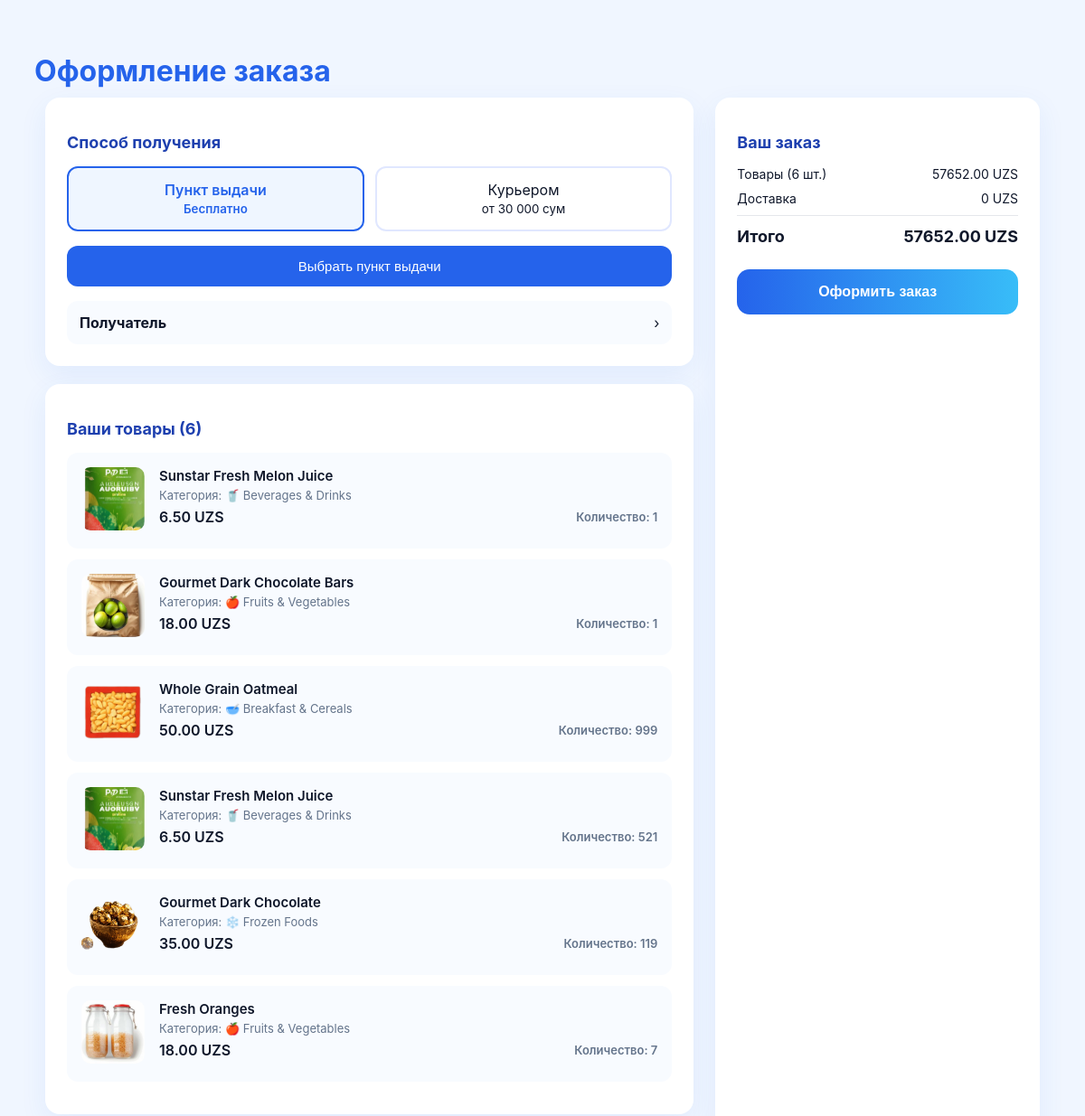
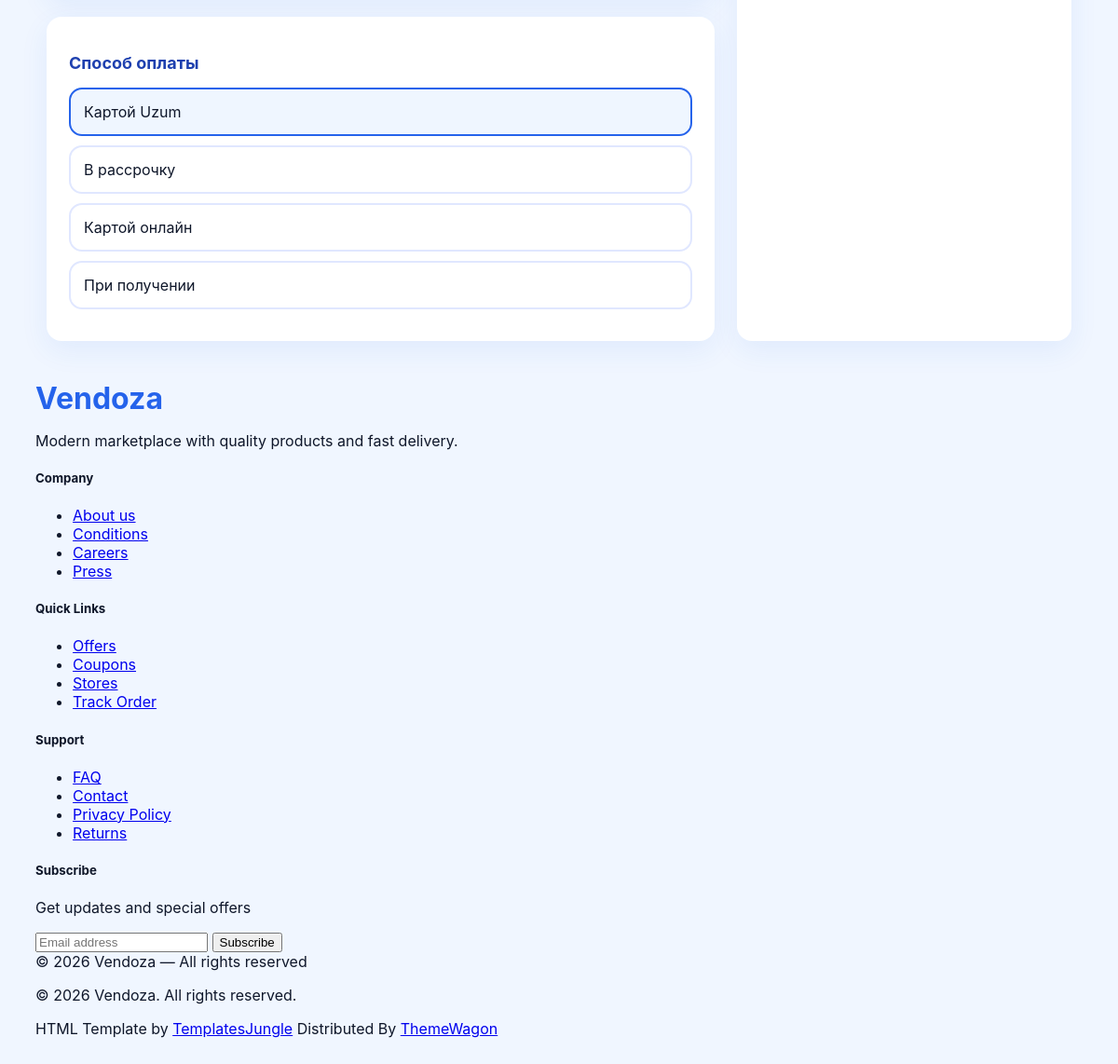
Screenshot of /zakaz/ with the database file from the repository (2 pictures, top to bottom).
### pages/models.py (models this page shows, shortened)
class CartItem(models.Model):
    user = models.ForeignKey(
        User,
        on_delete=models.CASCADE,
        related_name='cart_items',
        null=True,
        blank=True,
        verbose_name='Пользователь'
    )
    session_key = models.CharField(max_length=40, null=True, blank=True, verbose_name='Ключ сессии')
    product = models.ForeignKey(Product, on_delete=models.CASCADE, verbose_name='Продукт')
    quantity = models.PositiveIntegerField(default=1, verbose_name='Количество')
    added_at = models.DateTimeField(auto_now_add=True, null=True, blank=True)
    class Meta:
        verbose_name = 'Элемент корзины'
        verbose_name_plural = 'Элементы корзины'
        ordering = ['-added_at']
    def get_subtotal(self):
        return self.product.price * self.quantity

class Product(models.Model):
    UNIT_CHOICES = [
        ('kg', 'Kilogram'),
        ('pcs', 'Pieces'),
    ]
    name = models.CharField(max_length=200, verbose_name='Название')
    description = models.TextField(blank=True, default='No description', verbose_name='Описание')
    category = models.ForeignKey(Category, on_delete=models.SET_NULL, null=True, blank=True, verbose_name='Категория')
    price = models.DecimalField(max_digits=10, decimal_places=2, verbose_name='Цена')
    image = models.ImageField(upload_to='products/', blank=True, null=True, verbose_name='Изображение')
    unit_type = models.CharField(max_length=10, choices=UNIT_CHOICES, default='pcs', verbose_name='Единица измерения')
    created_at = models.DateTimeField(default=timezone.now, verbose_name='Дата создания')
    updated_at = models.DateTimeField(auto_now=True, verbose_name='Дата обновления')
    class Meta:
        verbose_name = 'Продукт'
        verbose_name_plural = 'Продукты'
        ordering = ['-created_at']

class Category(models.Model):
    name = models.CharField(max_length=255, verbose_name='Название')
    slug = models.SlugField(unique=True, blank=True, verbose_name='Слаг')
    image = models.ImageField(upload_to='category_images/', blank=True, null=True, verbose_name='Изображение')
    class Meta:
        verbose_name = 'Категория'
        verbose_name_plural = 'Категории'
        ordering = ['name']

### pages/views.py (the view, shortened to what this page needs)
# urls.py: path('zakaz/', views.zakaz_view, name='zakaz'),
def zakaz_view(request):
    if request.user.is_authenticated:
        cart_items = CartItem.objects.filter(user=request.user)
    else:
        session_key = request.session.session_key
        if not session_key:
            request.session.create()
            session_key = request.session.session_key
        cart_items = CartItem.objects.filter(session_key=session_key)
    subtotal = sum(item.get_subtotal() for item in cart_items)
    context = {
        'cart_items': cart_items,
        'subtotal': subtotal,
        'shipping': 0,
        'total': subtotal,
    }
    return render(request, 'zakaz.html', context)

### templates/zakaz.html (shortened to what this page needs)
{% load static %}
<!DOCTYPE html>
<html lang="ru">
<head>
</head>
<body>
<h1>Оформление заказа</h1>
<div class="container">
    <div>
        <div class="card">
            <h2>Способ получения</h2>
            <div class="delivery-types">
                <div class="delivery-type active">Пункт выдачи<br><small>Бесплатно</small></div>
                <div class="delivery-type">Курьером<br><small>от 30 000 сум</small></div>
            </div>
            <button class="select-btn">Выбрать пункт выдачи</button>
            <div style="margin-top:16px" class="receiver">
                <div>
                    <strong>Получатель</strong><br>
                </div>
                <span>›</span>
            </div>
        </div>
        <div class="card">
            <h2>Ваши товары ({{ cart_items|length }})</h2>
            <div class="order-items">
                {% for item in cart_items %}
                <div class="order-item">
                    <div>
                        {% if item.product.image %}
                            <img src="{{ item.product.image.url }}" alt="{{ item.product.name }}">
                        {% else %}
                            <img src="{% static 'img/no-image.png' %}" alt="No image">
                        {% endif %}
                    </div>
                    <div class="order-item-info">
                        <div class="order-item-name">{{ item.product.name }}</div>
                        <div class="order-item-meta">
                            {% if item.product.category %}
                                Категория: {{ item.product.category.name }}
                            {% endif %}
                        </div>
                        <div class="order-item-price">
                            <span>{{ item.product.price }} UZS</span>
                            <span class="order-item-qty">Количество: {{ item.quantity }}</span>
                        </div>
                    </div>
                </div>
                {% endfor %}
            </div>
        </div>
        <div class="card">
            <h2>Способ оплаты</h2>
            <div class="payment-option active">Картой Uzum</div>
            <div class="payment-option">В рассрочку</div>
            <div class="payment-option">Картой онлайн</div>
            <div class="payment-option">При получении</div>
        </div>
    </div>
    <div class="card">
        <h2>Ваш заказ</h2>
        <div class="order-summary">
            <div><span>Товары ({{ cart_items|length }} шт.)</span><span>{{ subtotal }} UZS</span></div>
            <div><span>Доставка</span><span>{{ shipping }} UZS</span></div>
            <div class="total">
                <span>Итого</span>
                <span>{{ total }} UZS</span>
            </div>
        </div>
        <form method="post" action="{% url 'shop:zakaz' %}">
            <button class="order-btn">Оформить заказ</button>
        </form>
    </div>
</div>
<footer class="site-footer">
  <div class="footer-container">
    <div class="footer-grid">
      <div class="footer-col">
        <h1 class="footer-logo">Vendoza</h1>
        <p class="footer-desc">
          Modern marketplace with quality products and fast delivery.
        </p>
      </div>
      <div class="footer-col">
        <h5>Company</h5>
        <ul>
          <li><a href="#">About us</a></li>
          <li><a href="#">Conditions</a></li>
          <li><a href="#">Careers</a></li>
          <li><a href="#">Press</a></li>
        </ul>
      </div>
      <div class="footer-col">
        <h5>Quick Links</h5>
        <ul>
          <li><a href="#">Offers</a></li>
          <li><a href="#">Coupons</a></li>
          <li><a href="#">Stores</a></li>
          <li><a href="#">Track Order</a></li>
        </ul>
      </div>
      <div class="footer-col">
        <h5>Support</h5>
        <ul>
          <li><a href="#">FAQ</a></li>
          <li><a href="#">Contact</a></li>
          <li><a href="#">Privacy Policy</a></li>
          <li><a href="#">Returns</a></li>
        </ul>
      </div>
      <div class="footer-col">
        <h5>Subscribe</h5>
        <p class="footer-desc">Get updates and special offers</p>
        <form class="subscribe-form">
          <input type="email" placeholder="Email address">
          <button type="submit">Subscribe</button>
        </form>
      </div>
    </div>
    <div class="footer-bottom">
      © {{ year|default:"2026" }} Vendoza — All rights reserved
    </div>
  </div>
</footer>
  <div id="footer-bottom">
    <div class="container-lg">
      <div class="row">
        <div class="col-md-6 copyright">
          <p>© 2026 Vendoza. All rights reserved.</p>
        </div>
        <div class="col-md-6 credit-link text-start text-md-end">
          <p>HTML Template by <a href="https://templatesjungle.com/">TemplatesJungle</a> Distributed By <a
              href="https://themewagon.com">ThemeWagon</a> </p>
        </div>
      </div>
    </div>
  </div>
</body>
</html>

### templates/zakaz.html (style rules this page uses)
body { font-family: 'Inter', sans-serif; background: #f0f6ff; color: #0f172a; padding: 30px; }
h1 { margin-bottom: 10px; color: #2563eb; }
.container { max-width: 1100px; margin: auto; display: grid; grid-template-columns: 2fr 1fr; gap: 24px; }
.card { background: #ffffff; border-radius: 16px; padding: 24px; box-shadow: 0 10px 30px rgba(37, 99, 235, 0.08); margin-bottom: 20px; }
.card h2 { margin-bottom: 16px; font-size: 18px; color: #1e40af; }
.delivery-types { display: flex; gap: 12px; margin-bottom: 16px; }
.delivery-type { flex: 1; padding: 14px; border-radius: 12px; border: 2px solid #e0e7ff; text-align: center; cursor: pointer; transition: 0.2s; }
.delivery-type.active { border-color: #2563eb; background: #eff6ff; color: #2563eb; font-weight: 600; }
.select-btn { width: 100%; padding: 14px; border-radius: 12px; border: none; background: #2563eb; color: #fff; font-size: 15px; cursor: pointer; }
.receiver { display: flex; justify-content: space-between; align-items: center; padding: 14px; background: #f8fbff; border-radius: 12px; }
.order-summary div { display: flex; justify-content: space-between; margin-bottom: 10px; font-size: 14px; }
.order-summary .total { font-size: 18px; font-weight: 700; border-top: 1px solid #e5e7eb; padding-top: 12px; }
.order-btn { margin-top: 16px; width: 100%; padding: 16px; border-radius: 14px; border: none; background: linear-gradient(90deg, #2563eb, #38bdf8); color: #fff; font-size: 16px; font-weight: 600; cursor: pointer; }
.order-items { margin-top: 16px; }
.order-item { display: flex; gap: 16px; padding: 16px; background: #f8fbff; border-radius: 12px; margin-bottom: 12px; }
.order-item img { width: 70px; height: 70px; object-fit: cover; border-radius: 10px; }
.order-item-info { flex: 1; }
.order-item-name { font-weight: 600; margin-bottom: 4px; font-size: 15px; }
.order-item-meta { font-size: 13px; color: #64748b; margin-bottom: 6px; }
.order-item-price { display: flex; justify-content: space-between; align-items: center; font-weight: 600; }
.order-item-qty { font-size: 13px; color: #64748b; }
.payment-option { border: 2px solid #e0e7ff; padding: 14px; border-radius: 14px; margin-bottom: 10px; cursor: pointer; }
.payment-option.active { border-color: #2563eb; background: #eff6ff; }

### rows the page displays
CartItem: product.image (picture), product.name "Sunstar Fresh Melon Juice", product.category.name "🥤 Beverages & Drinks", product.price "6.50", quantity "1"
CartItem: product.image (picture), product.name "Gourmet Dark Chocolate Bars", product.category.name "🍎 Fruits & Vegetables", product.price "18.00", quantity "1"
CartItem: product.image (picture), product.name "Whole Grain Oatmeal", product.category.name "🥣 Breakfast & Cereals", product.price "50.00", quantity "999"
CartItem: product.image (picture), product.name "Sunstar Fresh Melon Juice", product.category.name "🥤 Beverages & Drinks", product.price "6.50", quantity "521"
CartItem: product.image (picture), product.name "Gourmet Dark Chocolate", product.category.name "❄️ Frozen Foods", product.price "35.00", quantity "119"
CartItem: product.image (picture), product.name "Fresh Oranges", product.category.name "🍎 Fruits & Vegetables", product.price "18.00", quantity "7"

### other values shown
{{ cart_items|length }} "6"
{{ subtotal }} "57652.00"
{{ shipping }} "0"
{{ total }} "57652.00"
{{ year|default:"2026" }} "2026"
